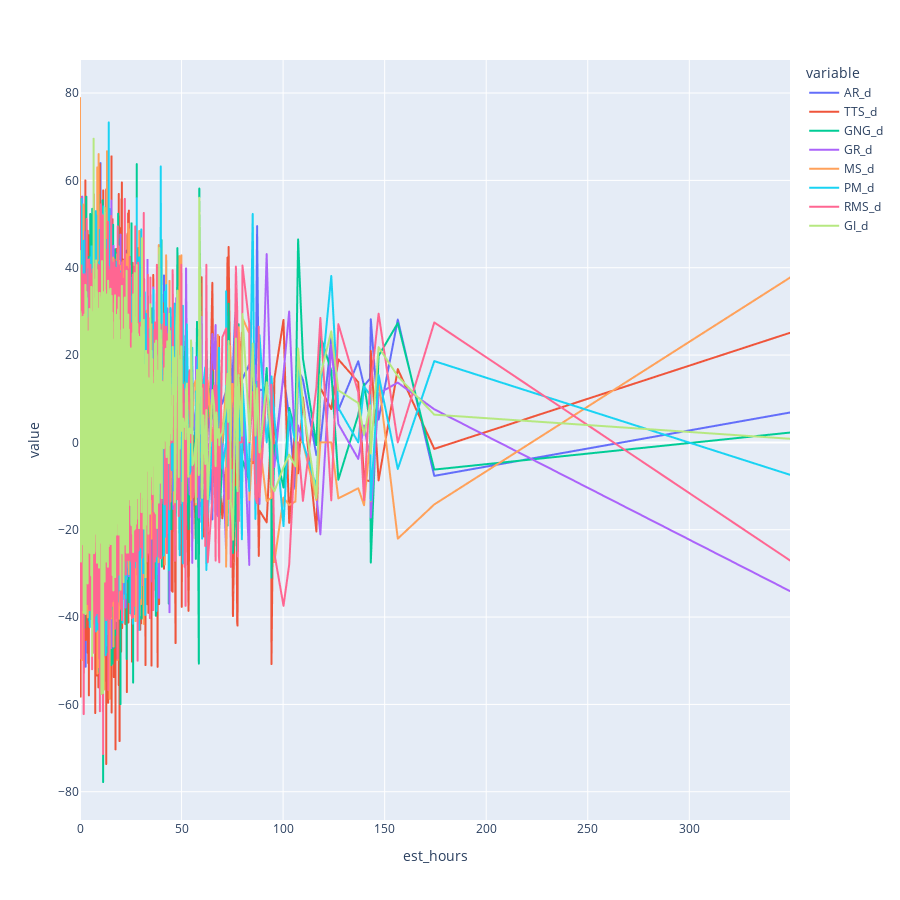

The code cell stored with this chart in its notebook:
### Markdown cell above
### __Plotting change in test results vs hours spent__

### Code cell
plot_hours_vs_o_performance(exclusions_df)

### Figure 1 — Plotly figure (JSON) as saved in the notebook; plotly's stock layout.template omitted (floating-point values rounded to 4 significant figures; data arrays with more than 128 entries replaced by an {"elided": "..."} marker saying what was removed)
{"data": [{"connectgaps": true, "hovertemplate": "variable=AR_d<br>est_hours=%{x}<br>value=%{y}<extra></extra>", "legendgroup": "AR_d", "line": {"color": "#636efa", "dash": "solid"}, "marker": {"symbol": "circle"}, "mode": "lines", "name": "AR_d", "showlegend": true, "type": "scattergl", "x": {"elided": "4700 float values"}, "xaxis": "x", "y": {"elided": "4700 float values"}, "yaxis": "y"}, {"connectgaps": true, "hovertemplate": "variable=TTS_d<br>est_hours=%{x}<br>value=%{y}<extra></extra>", "legendgroup": "TTS_d", "line": {"color": "#EF553B", "dash": "solid"}, "marker": {"symbol": "circle"}, "mode": "lines", "name": "TTS_d", "showlegend": true, "type": "scattergl", "x": {"elided": "4700 float values"}, "xaxis": "x", "y": {"elided": "4700 float values"}, "yaxis": "y"}, {"connectgaps": true, "hovertemplate": "variable=GNG_d<br>est_hours=%{x}<br>value=%{y}<extra></extra>", "legendgroup": "GNG_d", "line": {"color": "#00cc96", "dash": "solid"}, "marker": {"symbol": "circle"}, "mode": "lines", "name": "GNG_d", "showlegend": true, "type": "scattergl", "x": {"elided": "4700 float values"}, "xaxis": "x", "y": {"elided": "4700 float values"}, "yaxis": "y"}, {"connectgaps": true, "hovertemplate": "variable=GR_d<br>est_hours=%{x}<br>value=%{y}<extra></extra>", "legendgroup": "GR_d", "line": {"color": "#ab63fa", "dash": "solid"}, "marker": {"symbol": "circle"}, "mode": "lines", "name": "GR_d", "showlegend": true, "type": "scattergl", "x": {"elided": "4700 float values"}, "xaxis": "x", "y": {"elided": "4700 float values"}, "yaxis": "y"}, {"connectgaps": true, "hovertemplate": "variable=MS_d<br>est_hours=%{x}<br>value=%{y}<extra></extra>", "legendgroup": "MS_d", "line": {"color": "#FFA15A", "dash": "solid"}, "marker": {"symbol": "circle"}, "mode": "lines", "name": "MS_d", "showlegend": true, "type": "scattergl", "x": {"elided": "4700 float values"}, "xaxis": "x", "y": {"elided": "4700 float values"}, "yaxis": "y"}, {"connectgaps": true, "hovertemplate": "variable=PM_d<br>est_hours=%{x}<br>value=%{y}<extra></extra>", "legendgroup": "PM_d", "line": {"color": "#19d3f3", "dash": "solid"}, "marker": {"symbol": "circle"}, "mode": "lines", "name": "PM_d", "showlegend": true, "type": "scattergl", "x": {"elided": "4700 float values"}, "xaxis": "x", "y": {"elided": "4700 float values"}, "yaxis": "y"}, {"connectgaps": true, "hovertemplate": "variable=RMS_d<br>est_hours=%{x}<br>value=%{y}<extra></extra>", "legendgroup": "RMS_d", "line": {"color": "#FF6692", "dash": "solid"}, "marker": {"symbol": "circle"}, "mode": "lines", "name": "RMS_d", "showlegend": true, "type": "scattergl", "x": {"elided": "4700 float values"}, "xaxis": "x", "y": {"elided": "4700 float values"}, "yaxis": "y"}, {"connectgaps": true, "hovertemplate": "variable=GI_d<br>est_hours=%{x}<br>value=%{y}<extra></extra>", "legendgroup": "GI_d", "line": {"color": "#B6E880", "dash": "solid"}, "marker": {"symbol": "circle"}, "mode": "lines", "name": "GI_d", "showlegend": true, "type": "scattergl", "x": {"elided": "4700 float values"}, "xaxis": "x", "y": {"elided": "4700 float values"}, "yaxis": "y"}], "layout": {"height": 900, "legend": {"title": {"text": "variable"}, "tracegroupgap": 0}, "margin": {"t": 60}, "width": 900, "xaxis": {"anchor": "y", "domain": [0, 1], "title": {"text": "est_hours"}}, "yaxis": {"anchor": "x", "domain": [0, 1], "title": {"text": "value"}}}}
